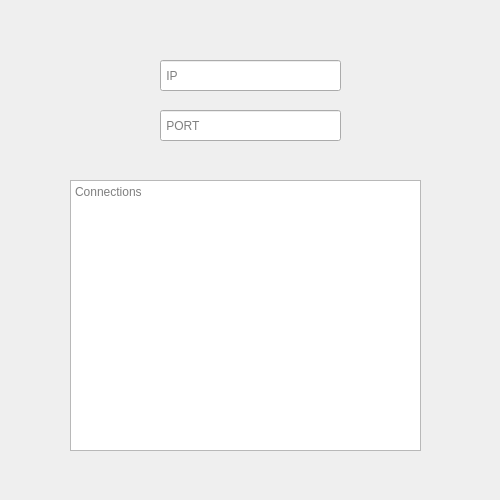
<?xml version="1.0" encoding="UTF-8"?>
<ui version="4.0">
 <class>client</class>
 <widget class="QWidget" name="client">
  <property name="geometry">
   <rect>
    <x>0</x>
    <y>0</y>
    <width>500</width>
    <height>500</height>
   </rect>
  </property>
  <property name="windowTitle">
   <string>Form</string>
  </property>
  <widget class="QLineEdit" name="ip">
   <property name="geometry">
    <rect>
     <x>160</x>
     <y>60</y>
     <width>181</width>
     <height>31</height>
    </rect>
   </property>
   <property name="styleSheet">
    <string notr="true"/>
   </property>
   <property name="placeholderText">
    <string> IP</string>
   </property>
  </widget>
  <widget class="QLineEdit" name="port">
   <property name="geometry">
    <rect>
     <x>160</x>
     <y>110</y>
     <width>181</width>
     <height>31</height>
    </rect>
   </property>
   <property name="styleSheet">
    <string notr="true"/>
   </property>
   <property name="placeholderText">
    <string> PORT</string>
   </property>
  </widget>
  <widget class="QTextEdit" name="textEdit">
   <property name="geometry">
    <rect>
     <x>70</x>
     <y>180</y>
     <width>351</width>
     <height>271</height>
    </rect>
   </property>
   <property name="placeholderText">
    <string>Connections</string>
   </property>
  </widget>
 </widget>
 <resources/>
 <connections/>
</ui>
